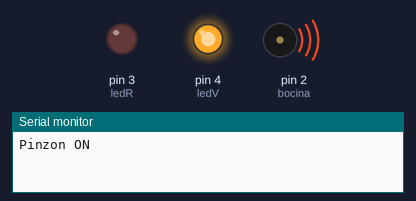
Recording of a sketch running on a simulated Arduino Uno, built with avr-gcc and run on an emulated ATmega328P. On the bench: output pins drawn as LEDs (lit = HIGH), buzzer (waves = sounding), the last lines printed to the serial monitor.

Above: at 0.5 s.
At 4.5 s:
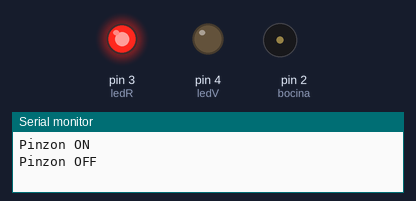
Timing chart, 0 to 7.8 s (numbered marks = the images above):
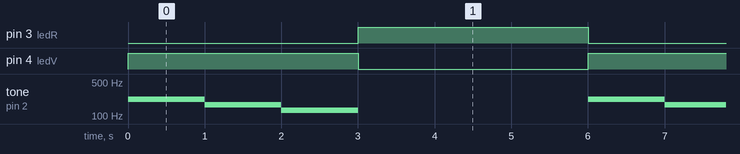

Measured:
- by itself, pin 3 (ledR), pin 4 (ledV): alternates HIGH for 3.0 s and LOW for 3.0 s
- by itself, tone on pin 2 (bocina): repeats every 6.0 s: 170 Hz 1.0 s, 130 Hz 1.0 s, silent 3.0 s, 220 Hz 1.0 s

The sketch:

buzzer_led1.ino
```cpp
/*
Autor: Roberto Rico Sandoval.
Fille: Buzzer con led.
Date: 18/ 02/ 2023
*/

int ledR = 3;
int ledV = 4;
int bocina = 2;

void setup()
{
  Serial.begin(9600);

  pinMode(ledR, OUTPUT);
  pinMode(ledV, OUTPUT);
  pinMode(bocina, OUTPUT);
}

void loop()
{
  // Encendido de pinzon.
  Serial.println("Pinzon ON");

  digitalWrite(ledR, LOW);
  digitalWrite(ledV, HIGH);
  tone(bocina, 220);
  delay(1000);
  tone(bocina, 170);
  delay(1000);
  tone(bocina, 130);
  delay(1000);

  // Encendido de led rojo (Pinzon off).
  Serial.println("Pinzon OFF");

  digitalWrite(ledR, HIGH);
  digitalWrite(ledV, LOW);
  noTone(bocina);
  delay(3000);

}
```
